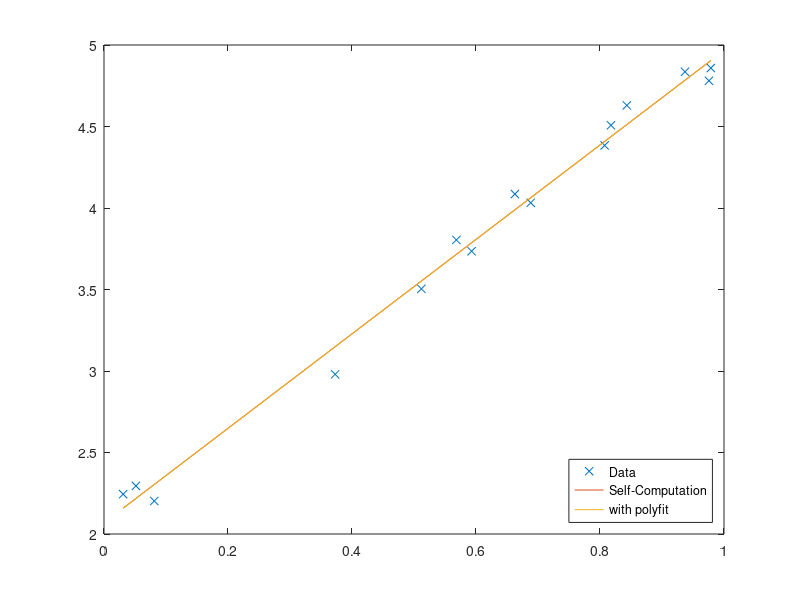
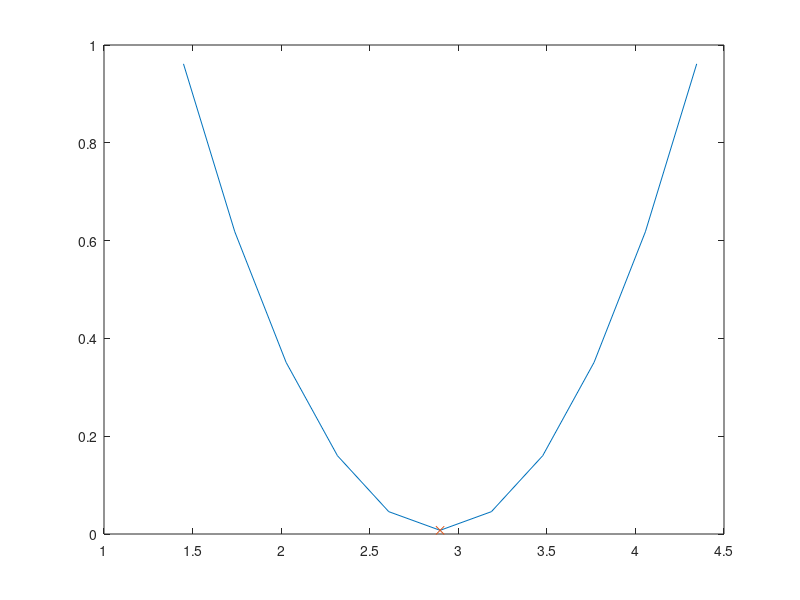
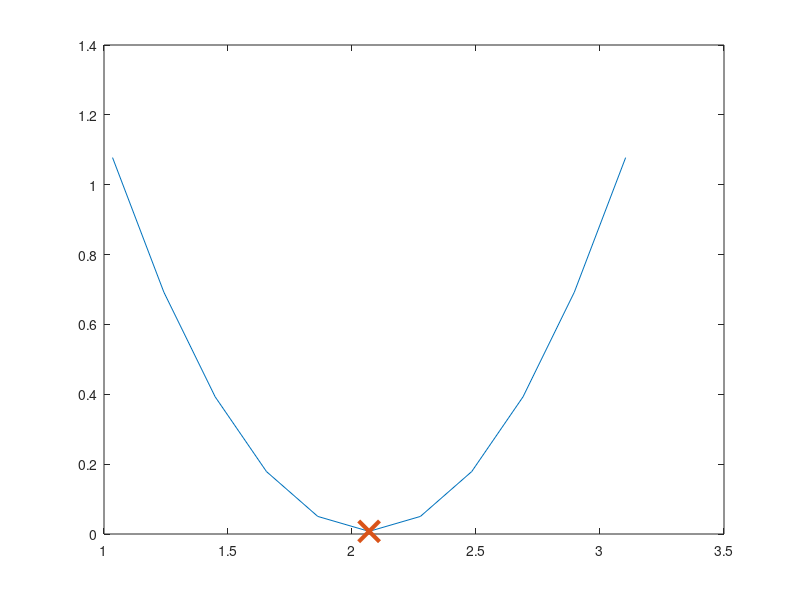

The MATLAB script that drew these images, in order:
%% Exercise 9.5
clear all; close all

n = 15;
x = sort (rand (n, 1));
y = 2 + 3*x + randn(n, 1)/10;

figure (1)
plot (x, y, 'x')
hold all

p = polyfit (x, y, 1);

D    = (n) * sum (x.^2) - sum (x) ^2;

% a is the same as p
a(1) = 1/D * ((n) * sum (x .* y) - sum (x) * sum(y));
a(2) = 1/D * (sum (x.^2) * sum (y) - sum (x) * sum (x .* y));

plot (x, a(1)*x + a(2))
plot(x, polyval(p, x))
legend ("Data", "Self-Computation", "with polyfit",'Location','southeast')
%% compute mean square error
eta = sum ((a(1)*x + a(2) - y).^2)/n

figure (2)
da = (- a(1)/2) : a(1)/10 : (+ a(1)/2);
aa = a(1) + da;
ii = 1;
for a1_a = aa
  eta_a(ii) = sum ((a1_a*x + a(2) - y).^2)/n;
  ii = ii+1;
end

plot (aa, eta_a, a(1), eta, 'x')

figure (3)
da = (- a(2)/2) : a(2)/10 : (+ a(2)/2);
aa = a(2) + da;
ii = 1;
for a2_a = aa
  eta_a(ii) = sum ((a(1)*x + a2_a - y).^2)/n;
  ii = ii+1;
end

plot (aa, eta_a, a(2), eta, 'x', 'MarkerSize',15, 'LineWidth',3)
